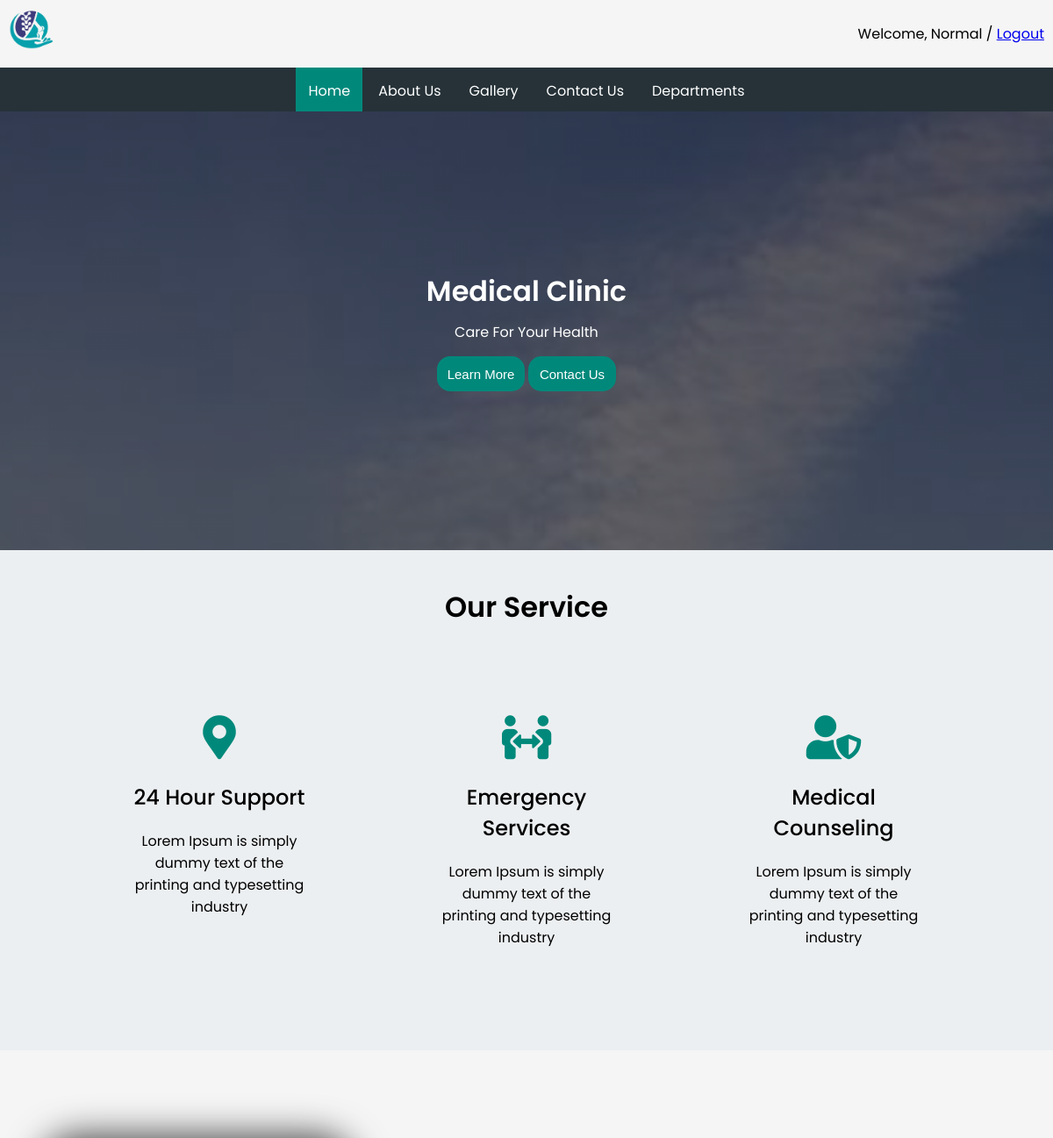
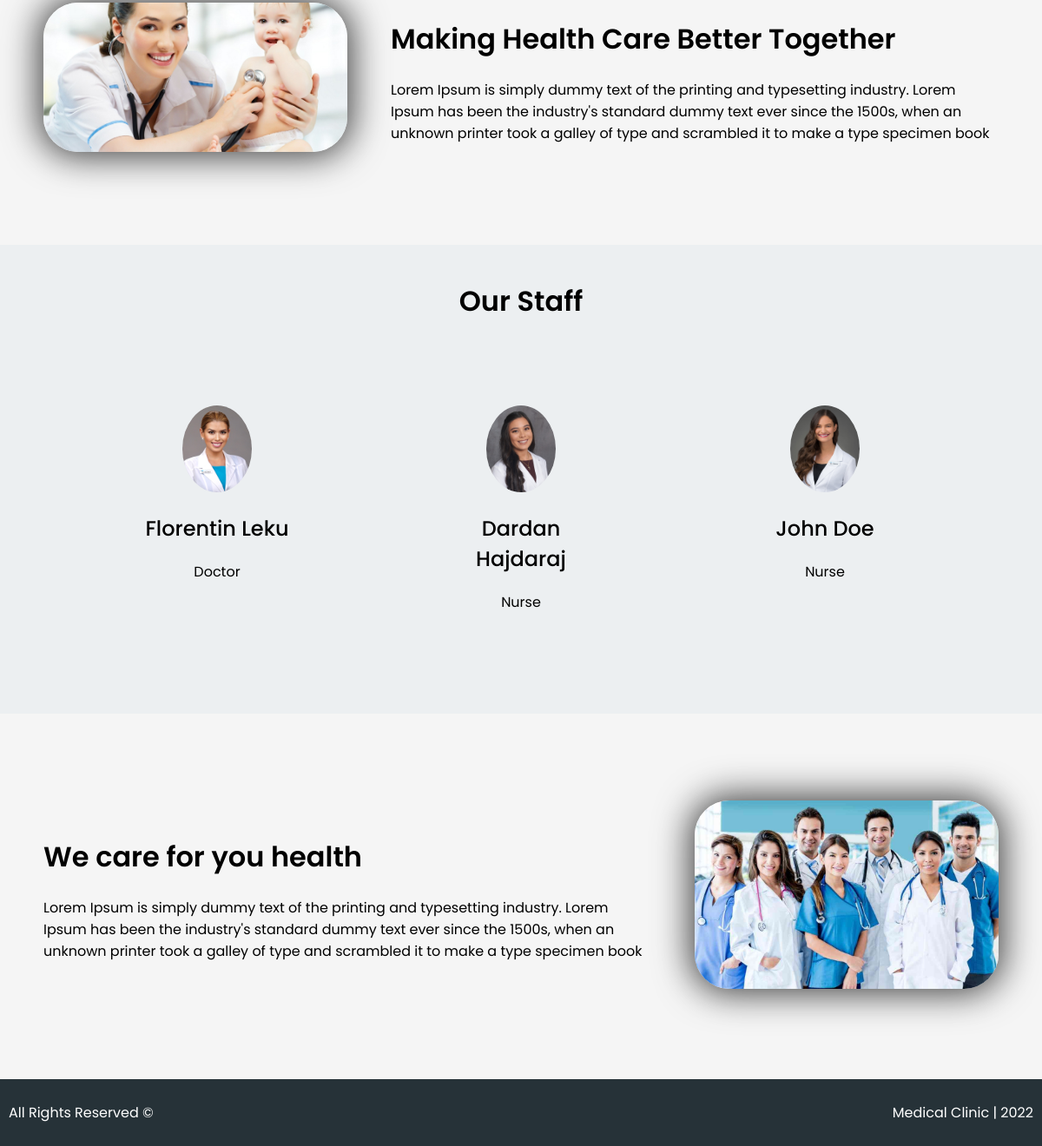
Page / (signed in) on the committed database (2 pictures, top to bottom).
### tables this page shows
CREATE TABLE `section1` (
  `id` int(11) NOT NULL,
  `title` text NOT NULL,
  `smalltitle` text NOT NULL,
  `button1` text NOT NULL,
  `button2` text NOT NULL
);

CREATE TABLE `ourservices` (
  `id` int(11) NOT NULL,
  `ourservicesmaintitle` text NOT NULL,
  `ourservicestitleone` text NOT NULL,
  `ourservicesdescone` text NOT NULL,
  `ourservicestitletwo` text NOT NULL,
  `ourservicesdesctwo` text NOT NULL,
  `ourservicestitlethree` text NOT NULL,
  `ourservicesdescthree` text NOT NULL
);

CREATE TABLE `section2` (
  `id` int(5) NOT NULL,
  `title` text NOT NULL,
  `description` text NOT NULL
);

CREATE TABLE `ourstaff` (
  `id` int(11) NOT NULL,
  `title` text NOT NULL,
  `staff1name` text NOT NULL,
  `staff1position` text NOT NULL,
  `staff2Name` text NOT NULL,
  `staff2position` text NOT NULL,
  `staff3name` text NOT NULL,
  `staff3position` text NOT NULL
);

CREATE TABLE `section3` (
  `id` int(11) NOT NULL,
  `title` text NOT NULL,
  `description` text NOT NULL
);

### classes/DBConnection.class.php (called while the page is built)
<?php
class DBConnection
{
    private $host = 'localhost';
    private $dbname = 'medicalclinic';
    private $username = 'root';
    private $password = '';
    public function getConnection()
    {
        try {
            $pdo = new PDO("mysql:host=$this->host;dbname=$this->dbname", "$this->username", "$this->password");
            $pdo->setAttribute(PDO::ATTR_ERRMODE, PDO::ERRMODE_EXCEPTION);
        } catch (PDOException $e) {
            echo $e->getMessage();
            return null;
        }
        return $pdo;
    }
}

### classes/Home.class.php (the view, shortened to what this page needs)
<?php
class Home {
  public function SectionOneTitle() {
    $this->connection = new DBConnection();
    $this->query = "SELECT title FROM section1";
    if ($this->result = $this->connection->getConnection()->query($this->query)) {
        while ($this->row = $this->result->fetch(PDO::FETCH_ASSOC)) {
            echo ($this->row["title"]);
        }
      }
  }
  public function SectionOneSmallTitle() {
    $this->connection = new DBConnection();
    $this->query = "SELECT smalltitle FROM section1";
    if ($this->result = $this->connection->getConnection()->query($this->query)) {
        while ($this->row = $this->result->fetch(PDO::FETCH_ASSOC)) {
            echo ($this->row["smalltitle"]);
        }
      }
  }
  public function SectionOneButtonOne() {
    $this->connection = new DBConnection();
    $this->query = "SELECT button1 FROM section1";
    if ($this->result = $this->connection->getConnection()->query($this->query)) {
        while ($this->row = $this->result->fetch(PDO::FETCH_ASSOC)) {
            echo ($this->row["button1"]);
        }
      }
  }
  public function SectionOneButtonTwo() {
    $this->connection = new DBConnection();
    $this->query = "SELECT button2 FROM section1";
    if ($this->result = $this->connection->getConnection()->query($this->query)) {
        while ($this->row = $this->result->fetch(PDO::FETCH_ASSOC)) {
            echo ($this->row["button2"]);
        }
      }
  }
  public function OurServicesTitle() {
    $this->connection = new DBConnection();
    $this->query = "SELECT ourservicesmaintitle FROM ourservices";
    if ($this->result = $this->connection->getConnection()->query($this->query)) {
        while ($this->row = $this->result->fetch(PDO::FETCH_ASSOC)) {
            echo ($this->row["ourservicesmaintitle"]);
        }
      }
  }
  public function OurServicesTitleOne() {
    $this->connection = new DBConnection();
    $this->query = "SELECT ourservicestitleone FROM ourservices";
    if ($this->result = $this->connection->getConnection()->query($this->query)) {
        while ($this->row = $this->result->fetch(PDO::FETCH_ASSOC)) {
            echo ($this->row["ourservicestitleone"]);
        }
      }
  }
  public function OurServicesDescOne() {
    $this->connection = new DBConnection();
    $this->query = "SELECT ourservicesdescone FROM ourservices";
    if ($this->result = $this->connection->getConnection()->query($this->query)) {
        while ($this->row = $this->result->fetch(PDO::FETCH_ASSOC)) {
            echo ($this->row["ourservicesdescone"]);
        }
      }
  }
  public function OurServicesTitleTwo() {
    $this->connection = new DBConnection();
    $this->query = "SELECT ourservicestitletwo FROM ourservices";
    if ($this->result = $this->connection->getConnection()->query($this->query)) {
        while ($this->row = $this->result->fetch(PDO::FETCH_ASSOC)) {
            echo ($this->row["ourservicestitletwo"]);
        }
      }
  }
  public function OurServicesDescTwo() {
    $this->connection = new DBConnection();
    $this->query = "SELECT ourservicesdesctwo FROM ourservices";
    if ($this->result = $this->connection->getConnection()->query($this->query)) {
        while ($this->row = $this->result->fetch(PDO::FETCH_ASSOC)) {
            echo ($this->row["ourservicesdesctwo"]);
        }
      }
  }
  public function OurServicesTitleThree() {
    $this->connection = new DBConnection();
    $this->query = "SELECT ourservicestitlethree FROM ourservices";
    if ($this->result = $this->connection->getConnection()->query($this->query)) {
        while ($this->row = $this->result->fetch(PDO::FETCH_ASSOC)) {
            echo ($this->row["ourservicestitlethree"]);
        }
      }
  }
  public function OurServicesDescThree() {
    $this->connection = new DBConnection();
    $this->query = "SELECT ourservicesdescthree FROM ourservices";
    if ($this->result = $this->connection->getConnection()->query($this->query)) {
        while ($this->row = $this->result->fetch(PDO::FETCH_ASSOC)) {
            echo ($this->row["ourservicesdescthree"]);
        }
      }
  }
  public function SectionTwoTitle() {
    $this->connection = new DBConnection();
    $this->query = "SELECT title FROM section2";
    if ($this->result = $this->connection->getConnection()->query($this->query)) {
        while ($this->row = $this->result->fetch(PDO::FETCH_ASSOC)) {
            echo ($this->row["title"]);
        }
      }
  }
  public function SectionTwoDesc() {
    $this->connection = new DBConnection();
    $this->query = "SELECT description FROM section2";
    if ($this->result = $this->connection->getConnection()->query($this->query)) {
        while ($this->row = $this->result->fetch(PDO::FETCH_ASSOC)) {
            echo ($this->row["description"]);
        }
      }
  }
  public function OurStaffTitle() {
    $this->connection = new DBConnection();
    $this->query = "SELECT title FROM ourstaff";
    if ($this->result = $this->connection->getConnection()->query($this->query)) {
        while ($this->row = $this->result->fetch(PDO::FETCH_ASSOC)) {
            echo ($this->row["title"]);
        }
      }
  }
  public function OurStaff1Name() {
    $this->connection = new DBConnection();
    $this->query = "SELECT staff1name FROM ourstaff";
    if ($this->result = $this->connection->getConnection()->query($this->query)) {
        while ($this->row = $this->result->fetch(PDO::FETCH_ASSOC)) {
            echo ($this->row["staff1name"]);
        }
      }
  }
  public function OurStaff1position() {
    $this->connection = new DBConnection();
    $this->query = "SELECT staff1position FROM ourstaff";
    if ($this->result = $this->connection->getConnection()->query($this->query)) {
        while ($this->row = $this->result->fetch(PDO::FETCH_ASSOC)) {
            echo ($this->row["staff1position"]);
        }
      }
  }
  public function OurStaff2Name() {
    $this->connection = new DBConnection();
    $this->query = "SELECT staff2name FROM ourstaff";
    if ($this->result = $this->connection->getConnection()->query($this->query)) {
        while ($this->row = $this->result->fetch(PDO::FETCH_ASSOC)) {
            echo ($this->row["staff2name"]);
        }
      }
  }
  public function OurStaff2position() {
    $this->connection = new DBConnection();
    $this->query = "SELECT staff2position FROM ourstaff";
    if ($this->result = $this->connection->getConnection()->query($this->query)) {
        while ($this->row = $this->result->fetch(PDO::FETCH_ASSOC)) {
            echo ($this->row["staff2position"]);
        }
      }
  }
  public function OurStaff3Name() {
    $this->connection = new DBConnection();
    $this->query = "SELECT staff3name FROM ourstaff";
    if ($this->result = $this->connection->getConnection()->query($this->query)) {
        while ($this->row = $this->result->fetch(PDO::FETCH_ASSOC)) {
            echo ($this->row["staff3name"]);
        }
      }
  }
  public function OurStaff3position() {
    $this->connection = new DBConnection();
    $this->query = "SELECT staff3position FROM ourstaff";
    if ($this->result = $this->connection->getConnection()->query($this->query)) {
        while ($this->row = $this->result->fetch(PDO::FETCH_ASSOC)) {
            echo ($this->row["staff3position"]);
        }
      }
  }
  public function SectionThreeTitle() {
    $this->connection = new DBConnection();
    $this->query = "SELECT title FROM section3";
    if ($this->result = $this->connection->getConnection()->query($this->query)) {
        while ($this->row = $this->result->fetch(PDO::FETCH_ASSOC)) {
            echo ($this->row["title"]);
        }
      }
  }
}

### css/style.css (style rules this page uses)
body { display: flex; flex-direction: column; height: 100vh; padding: 0px; margin: 0px; -webkit-font-smoothing: subpixel-antialiased; }
::placeholder { color: white; opacity: 1; }

### rows in the picture
section1: title "Medical Clinic", smalltitle "Care For Your Health", button1 "Learn More", button2 "Contact Us"
ourservices: ourservicesmaintitle "Our Service", ourservicestitleone "24 Hour Support", ourservicesdescone "Lorem Ipsum is simply dummy text of the printing and typesetting industry", ourservicestitletwo "Emergency Services", ourservicesdesctwo "Lorem Ipsum is simply dummy text of the printing and typesetting industry", ourservicestitlethree "Medical Counseling", ourservicesdescthree "Lorem Ipsum is simply dummy text of the printing and typesetting industry"
section2: title "Making Health Care Better Together", description "Lorem Ipsum is simply dummy text of the printing and typesetting industry. Lorem Ipsum has been the industry's standard dummy text ever since the 1500s, when an unknown printer took a galley of type and scrambled it to make a type specimen book"
ourstaff: title "Our Staff", staff1name "Florentin Leku", staff1position "Doctor", staff2Name "Dardan Hajdaraj", staff2position "Nurse", staff3name "John Doe", staff3position "Nurse"
section3: title "We care for you health"

### other values in the picture
$_SESSION['name'] "Normal"
